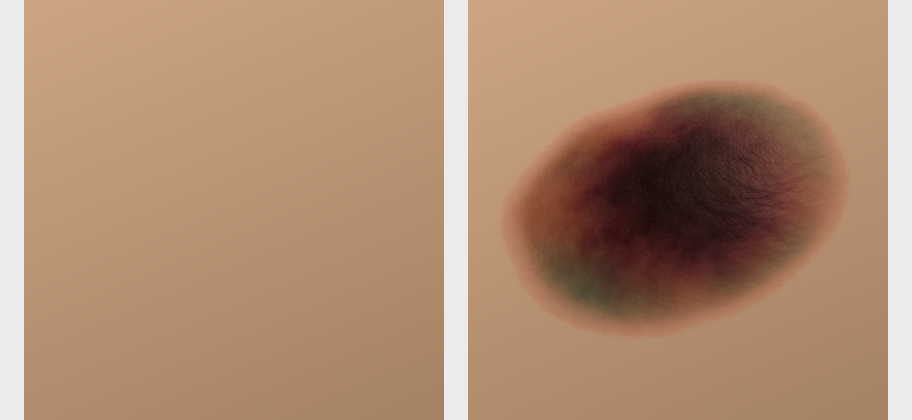

The script that saved this image:
#!/usr/bin/env python3
# 模拟前端 mix-blend-mode:multiply + alpha 的合成，生成预览图供检查抠图质量
import numpy as np
from PIL import Image

fist = Image.open(r'c:/Users/Administrator/CodeBuddy/20260402085532/assets/impacts/fist_clean.png').convert('RGBA')
S = 420
# 角色卡肤色渐变背景（暖肤）
base = np.zeros((S, S, 3), dtype=np.float32)
for y in range(S):
    t = y / S
    for x in range(S):
        tt = (x / S) * 0.3 + t * 0.7
        base[y, x] = [205 - tt*40, 165 - tt*35, 130 - tt*30]

fb = np.array(fist.resize((S, S), Image.LANCZOS), dtype=np.float32) / 255.0
fr, fg, fb_ = fb[:,:,0], fb[:,:,1], fb[:,:,2]
fa = fb[:,:,3]
out = np.zeros((S, S, 3), dtype=np.float32)
# CSS multiply then alpha-composite over base
for c in range(3):
    base_c = base[:,:,c] / 255.0
    fist_c = fb[:,:,c]
    blended = base_c * fist_c
    out[:,:,c] = (base_c * (1 - fa) + blended * fa) * 255.0
# 拼左(原底)右(叠加)对照
left = (base).astype(np.uint8)
right = np.clip(out, 0, 255).astype(np.uint8)
pad = 24
canvas = np.zeros((S, S*2 + pad*3, 3), dtype=np.uint8) + 235
canvas[:, pad:pad+S] = left
canvas[:, S+pad*2:S*2+pad*2] = right
Image.fromarray(canvas).save(r'c:/Users/Administrator/CodeBuddy/20260402085532/assets/impacts/preview_fist.png')
print('preview saved')
